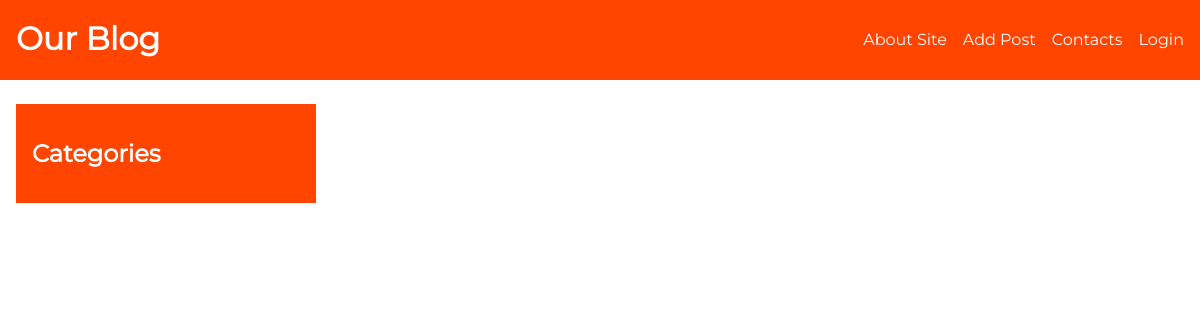
Before: /contacts/ with the older database file.
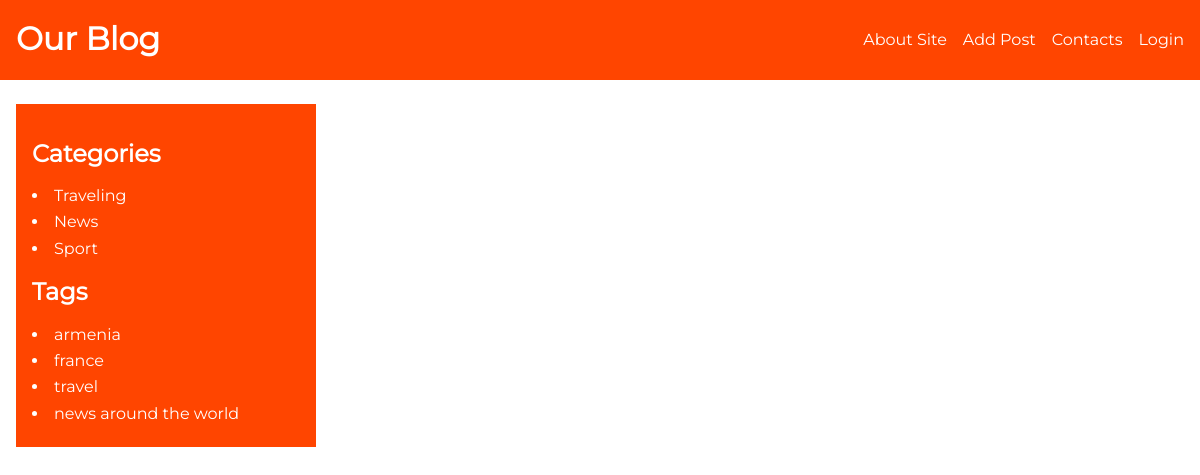
After: the same page with the newer database file.
### blog/models.py (models this page shows, shortened)
class Category(models.Model):
    name = models.CharField(max_length=255, db_index=True, verbose_name = "Վերնագիր")
    slug = models.SlugField(max_length=255, unique=True, db_index=True, verbose_name = "Ցուցիչ")
    def get_absolute_url(self):
        return reverse("category", kwargs={"cat_slug": self.slug})
    class Meta:
        verbose_name = "Category"
        verbose_name_plural = "Categories"

class ArticleTags(models.Model):
        tag = models.CharField(max_length=255, db_index=True)
        slug = models.SlugField(max_length=255, unique=True, db_index=True)
        def get_absolute_url(self):
            return reverse("tag", kwargs={"tag_slug": self.slug})

### blog/views.py (the view)
# urls.py: path("contacts/", views.contacts, name="contacts"),
def contacts(request):
  return  render(request, "blog/contacts.html", {"title":"Contacts"})

### blog/context.py (called while the page is built)
def menu_context(request):
	return {
		"menu": [
			{
				"link_title": "About Site",
				"link_url": "about"
			},
			{
				"link_title": "Add Post",
				"link_url": "add_post"
			},
			{
				"link_title": "Contacts",
				"link_url": "contacts"
			},
			{
				"link_title": "Login",
				"link_url": "login"
			},
		],
	}

### blog/templatetags/blog_tags.py (called while the page is built)
@register.inclusion_tag("blog/includes/categories.html")
def show_categories(cat_selected=0):
    cats = Category.objects.all()
    return {"cats": cats, "cat_selected": cat_selected}

@register.inclusion_tag("blog/includes/tags.html")
def show_tags():
	return {"tags": ArticleTags.objects.all()}

### blog/templates/blog/contacts.html (shortened to what this page needs)
{% extends "base.html" %}

### blog/templates/blog/includes/categories.html
 <h2>Categories</h2>
 <ul class="categories">
    {% for cat in cats %}
        {% if cat.id == cat_selected %}
            <li class="active_cat">{{cat.name}}</li>
        {% else %}
            <li>
                <a class="category_item" href="{{cat.get_absolute_url }}">{{cat.name}}</a>
            </li>
        {% endif %}
    {% endfor %}
</ul>

### blog/templates/blog/includes/tags.html
{% if tags %}
<h2>Tags</h2>
<ul class="tags">
    {% for tag in tags %}
        <li>
              <a class="category_item" href="{{ tag.get_absolute_url }}">{{tag.tag}}</a>
      </li>
    {% endfor %}
</ul>
{% endif %}

Changed rows visible on the page:
added Category: name "Traveling"
added Category: name "News"
added Category: name "Sport"
added ArticleTags: tag "armenia"
added ArticleTags: tag "france"
added ArticleTags: tag "travel"
added ArticleTags: tag "news around the world"
Other visible differences:
text now shown: "Tags"
